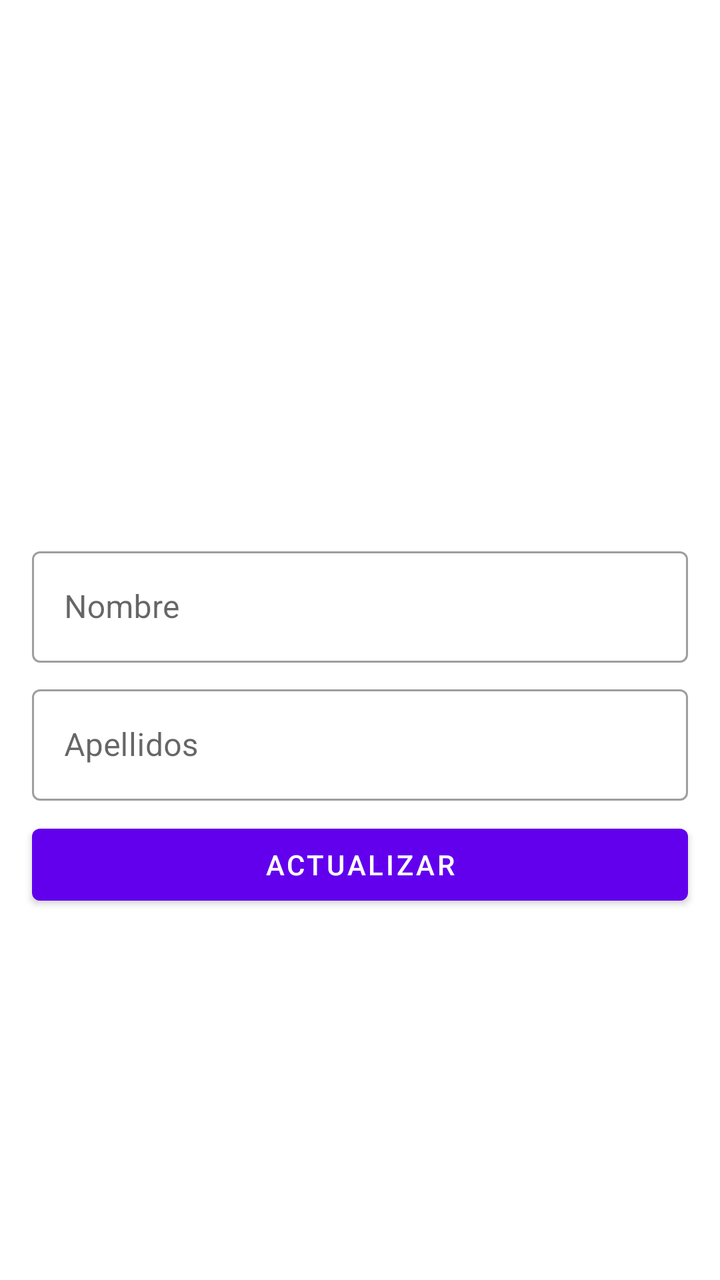
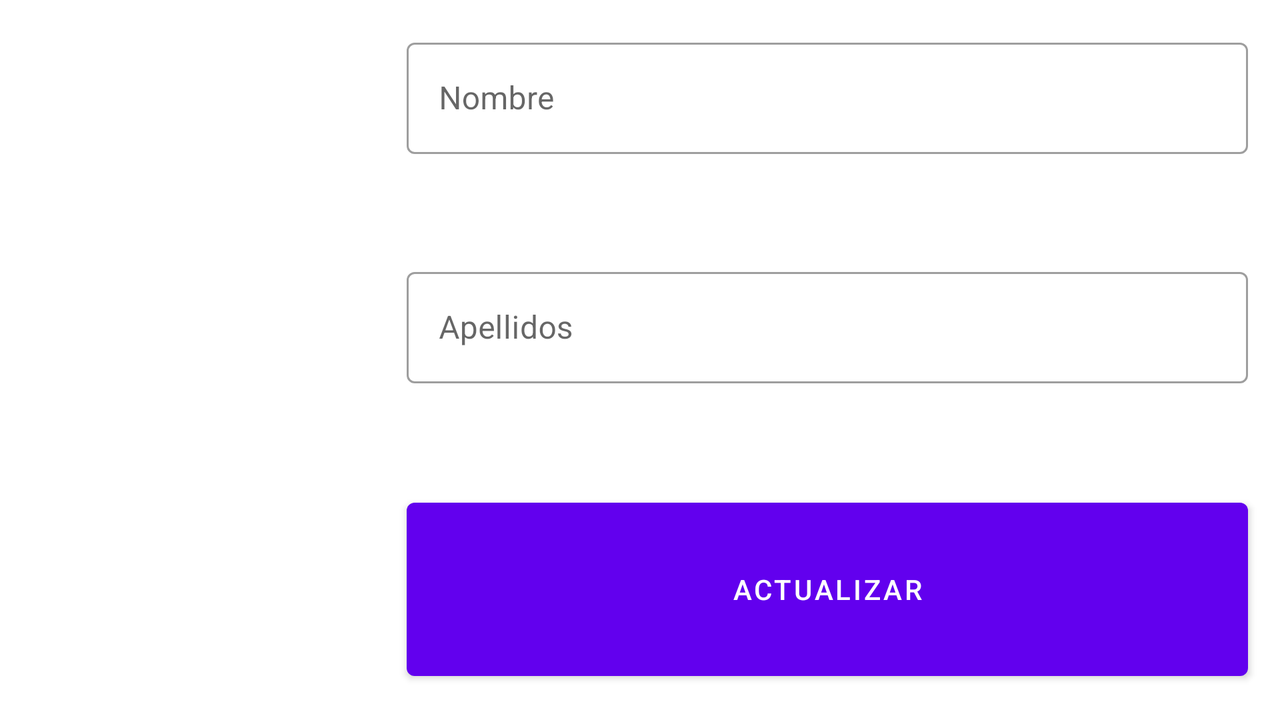

First picture: res/layout/ on a phone held upright. Second picture: the repository's own variant of that layout, on a device whose configuration matches the variant's folder. Source for both follows.
<!-- AndroidManifest.xml: application theme AppTheme -->
<!-- res/layout/content_edit_player.xml -->
<?xml version="1.0" encoding="utf-8"?>
<androidx.constraintlayout.widget.ConstraintLayout xmlns:android="http://schemas.android.com/apk/res/android"
    xmlns:app="http://schemas.android.com/apk/res-auto"
    xmlns:tools="http://schemas.android.com/tools"
    android:layout_width="match_parent"
    android:layout_height="match_parent"
    app:layout_behavior="@string/appbar_scrolling_view_behavior"
    tools:context=".view.EditPlayerActivity"
    tools:showIn="@layout/activity_edit_player">

    <androidx.constraintlayout.widget.ConstraintLayout
        android:id="@+id/clLoading"
        android:layout_width="0dp"
        android:layout_height="wrap_content"
        android:layout_margin="@dimen/defaultMargin"
        app:layout_constraintBottom_toBottomOf="parent"
        app:layout_constraintEnd_toEndOf="parent"
        app:layout_constraintStart_toStartOf="parent"
        android:visibility="invisible"
        app:layout_constraintTop_toTopOf="parent"
        app:layout_constraintWidth_default="wrap">

        <TextView
            android:id="@+id/tvLoading"
            style="@style/BigTitle"
            android:layout_width="wrap_content"
            android:layout_height="wrap_content"
            android:layout_marginBottom="@dimen/defaultMargin"
            android:text="@string/toastUpdating"
            app:layout_constraintEnd_toEndOf="parent"
            app:layout_constraintStart_toStartOf="parent"
            app:layout_constraintTop_toTopOf="parent"
            app:layout_constraintBottom_toTopOf="@id/loading_spinner"
            />

        <ProgressBar
            android:id="@+id/loading_spinner"
            android:layout_width="wrap_content"
            android:layout_height="wrap_content"
            android:layout_gravity="center"
            android:indeterminateTint="@color/colorPrimary"
            android:indeterminateTintMode="src_atop"
            app:layout_constraintBottom_toBottomOf="parent"
            app:layout_constraintEnd_toEndOf="parent"
            app:layout_constraintStart_toStartOf="parent"
            app:layout_constraintTop_toBottomOf="@id/tvLoading" />

    </androidx.constraintlayout.widget.ConstraintLayout>

    <androidx.constraintlayout.widget.ConstraintLayout
        android:id="@+id/clForm"
        android:layout_width="0dp"
        android:layout_height="wrap_content"
        android:layout_marginStart="@dimen/defaultMargin"
        android:layout_marginLeft="@dimen/defaultMargin"
        android:layout_marginTop="@dimen/defaultMargin"
        android:layout_marginEnd="@dimen/defaultMargin"
        android:layout_marginRight="@dimen/defaultMargin"
        android:layout_marginBottom="@dimen/defaultMargin"
        app:layout_constraintBottom_toBottomOf="parent"
        app:layout_constraintEnd_toEndOf="parent"
        app:layout_constraintStart_toStartOf="parent"
        app:layout_constraintTop_toTopOf="parent">

        <androidx.constraintlayout.widget.Guideline
            android:id="@+id/guidelineIvPlayer"
            android:layout_width="0dp"
            android:layout_height="wrap_content"
            android:orientation="horizontal"
            app:layout_constraintGuide_percent="0.3" />

        <ImageView
            android:id="@+id/ivPlayer"
            android:layout_width="0dp"
            android:layout_height="0dp"
            android:layout_margin="@dimen/defaultMargin"
            android:clickable="true"
            android:cropToPadding="false"
            android:focusable="true"
            android:scaleType="centerInside"
            app:layout_constraintBottom_toTopOf="@id/guidelineIvPlayer"
            app:layout_constraintEnd_toEndOf="parent"
            app:layout_constraintStart_toStartOf="parent"
            app:layout_constraintTop_toTopOf="parent"
            app:srcCompat="@drawable/ic_player_default" />

        <com.google.android.material.textfield.TextInputLayout
            android:id="@+id/tilFirstname"
            style="@style/Widget.MaterialComponents.TextInputLayout.OutlinedBox"
            android:layout_width="0dp"
            android:layout_height="wrap_content"
            android:layout_margin="@dimen/defaultMargin"
            android:hint="@string/tilFirstname"
            app:layout_constraintBottom_toTopOf="@+id/tilLastname"
            app:layout_constraintEnd_toEndOf="parent"
            app:layout_constraintHorizontal_bias="0.5"
            app:layout_constraintStart_toStartOf="parent"
            app:layout_constraintTop_toBottomOf="@id/guidelineIvPlayer">

            <com.google.android.material.textfield.TextInputEditText
                android:id="@+id/tietFirstname"
                android:layout_width="match_parent"
                android:layout_height="wrap_content"
                android:maxLines="1" />

        </com.google.android.material.textfield.TextInputLayout>

        <com.google.android.material.textfield.TextInputLayout
            android:id="@+id/tilLastname"
            style="@style/Widget.MaterialComponents.TextInputLayout.OutlinedBox"
            android:layout_width="match_parent"
            android:layout_height="wrap_content"
            android:layout_margin="@dimen/defaultMargin"
            android:hint="@string/tilLastname"
            app:layout_constraintEnd_toEndOf="parent"
            app:layout_constraintStart_toStartOf="parent"
            app:layout_constraintTop_toBottomOf="@+id/tilFirstname">

            <com.google.android.material.textfield.TextInputEditText
                android:id="@+id/tietLastname"
                android:layout_width="match_parent"
                android:layout_height="wrap_content"
                android:maxLines="1" />

        </com.google.android.material.textfield.TextInputLayout>

        <Button
            android:id="@+id/btUpdate"
            android:layout_width="0dp"
            android:layout_height="wrap_content"
            android:layout_margin="@dimen/defaultMargin"
            android:text="@string/btUpdate"
            app:layout_constraintBottom_toBottomOf="parent"
            app:layout_constraintEnd_toEndOf="parent"
            app:layout_constraintStart_toStartOf="parent"
            app:layout_constraintTop_toBottomOf="@id/tilLastname"
            app:layout_constraintVertical_bias="0.0" />

    </androidx.constraintlayout.widget.ConstraintLayout>

</androidx.constraintlayout.widget.ConstraintLayout>
<!-- res/layout/activity_edit_player.xml (included above) -->
<?xml version="1.0" encoding="utf-8"?>
<androidx.coordinatorlayout.widget.CoordinatorLayout xmlns:android="http://schemas.android.com/apk/res/android"
    xmlns:app="http://schemas.android.com/apk/res-auto"
    xmlns:tools="http://schemas.android.com/tools"
    android:layout_width="match_parent"
    android:layout_height="match_parent"
    tools:context=".view.EditPlayerActivity">

    <com.google.android.material.appbar.AppBarLayout
        android:layout_width="match_parent"
        android:layout_height="wrap_content"
        android:theme="@style/AppTheme.AppBarOverlay">

        <androidx.appcompat.widget.Toolbar
            android:id="@+id/toolbar"
            android:layout_width="match_parent"
            android:layout_height="?attr/actionBarSize"
            android:background="?attr/colorPrimary"
            app:popupTheme="@style/AppTheme.PopupOverlay" />

    </com.google.android.material.appbar.AppBarLayout>

    <include layout="@layout/content_edit_player" />

</androidx.coordinatorlayout.widget.CoordinatorLayout>
<!-- resources referenced by this layout -->
<resources>
  <dimen name="defaultMargin">8dp</dimen>
  <string name="btUpdate">Actualizar</string>
  <string name="tilFirstname">Nombre</string>
  <string name="tilLastname">Apellidos</string>
  <string name="toastUpdating">Actualizando</string>
  <style name="AppTheme.AppBarOverlay" parent="ThemeOverlay.AppCompat.Dark.ActionBar" />
  <style name="AppTheme.PopupOverlay" parent="ThemeOverlay.AppCompat.Light" />
  <style name="BigTitle" parent="Widget.AppCompat.TextView">
          <item name="android:textSize">24sp</item>
          <item name="android:textColor">@android:color/black</item>
          <item name="android:textStyle">bold</item>
      </style>
  <style name="AppTheme" parent="Theme.MaterialComponents.Light.NoActionBar">
          
          <item name="colorPrimary">@color/colorPrimary</item>
          <item name="colorPrimaryDark">@color/colorPrimaryDark</item>
      </style>
</resources>
<!-- res/layout-land/content_edit_player.xml (the repository's variant of the layout above) -->
<!-- drawn on the phone turned sideways -->
<?xml version="1.0" encoding="utf-8"?>
<androidx.constraintlayout.widget.ConstraintLayout xmlns:android="http://schemas.android.com/apk/res/android"
    xmlns:app="http://schemas.android.com/apk/res-auto"
    xmlns:tools="http://schemas.android.com/tools"
    android:layout_width="match_parent"
    android:layout_height="match_parent"
    android:layout_margin="@dimen/defaultMargin"
    app:layout_behavior="@string/appbar_scrolling_view_behavior"
    tools:context=".view.EditPlayerActivity"
    tools:showIn="@layout/activity_edit_player">

    <androidx.constraintlayout.widget.ConstraintLayout
        android:id="@+id/clLoading"
        android:layout_width="0dp"
        android:layout_height="wrap_content"
        android:layout_margin="@dimen/defaultMargin"
        app:layout_constraintBottom_toBottomOf="parent"
        app:layout_constraintEnd_toEndOf="parent"
        app:layout_constraintStart_toStartOf="parent"
        android:visibility="invisible"
        app:layout_constraintTop_toTopOf="parent"
        app:layout_constraintWidth_default="wrap">

        <TextView
            android:id="@+id/tvLoading"
            style="@style/BigTitle"
            android:layout_width="wrap_content"
            android:layout_height="wrap_content"
            android:layout_marginBottom="@dimen/defaultMargin"
            android:text="@string/toastUpdating"
            app:layout_constraintEnd_toEndOf="parent"
            app:layout_constraintStart_toStartOf="parent"
            app:layout_constraintTop_toTopOf="parent"
            app:layout_constraintBottom_toTopOf="@id/loading_spinner"
            />

        <ProgressBar
            android:id="@+id/loading_spinner"
            android:layout_width="wrap_content"
            android:layout_height="wrap_content"
            android:layout_gravity="center"
            android:indeterminateTint="@color/colorPrimary"
            android:indeterminateTintMode="src_atop"
            app:layout_constraintBottom_toBottomOf="parent"
            app:layout_constraintEnd_toEndOf="parent"
            app:layout_constraintStart_toStartOf="parent"
            app:layout_constraintTop_toBottomOf="@id/tvLoading" />

    </androidx.constraintlayout.widget.ConstraintLayout>

    <androidx.constraintlayout.widget.ConstraintLayout
        android:id="@+id/clForm"
        android:layout_width="match_parent"
        android:layout_height="match_parent"
        app:layout_constraintBottom_toBottomOf="parent"
        app:layout_constraintEnd_toEndOf="parent"
        app:layout_constraintStart_toStartOf="parent"
        app:layout_constraintTop_toTopOf="parent">

        <androidx.constraintlayout.widget.Guideline
            android:id="@+id/guidelineIvPlayer"
            android:layout_width="wrap_content"
            android:layout_height="wrap_content"
            android:orientation="vertical"
            app:layout_constraintGuide_percent="0.3" />

        <ImageView
            android:id="@+id/ivPlayer"
            android:layout_width="0dp"
            android:layout_height="0dp"
            android:layout_margin="@dimen/defaultMargin"
            android:clickable="true"
            android:cropToPadding="false"
            android:focusable="true"
            android:scaleType="centerInside"
            app:layout_constraintBottom_toBottomOf="parent"
            app:layout_constraintEnd_toStartOf="@id/guidelineIvPlayer"
            app:layout_constraintStart_toStartOf="parent"
            app:layout_constraintTop_toTopOf="parent"
            app:srcCompat="@drawable/ic_player_default" />

        <com.google.android.material.textfield.TextInputLayout
            android:id="@+id/tilFirstname"
            style="@style/Widget.MaterialComponents.TextInputLayout.OutlinedBox"
            android:layout_width="0dp"
            android:layout_height="0dp"
            android:layout_margin="@dimen/defaultMargin"
            android:hint="@string/tilFirstname"
            app:layout_constraintBottom_toTopOf="@id/tilLastname"
            app:layout_constraintEnd_toEndOf="parent"
            app:layout_constraintStart_toEndOf="@id/guidelineIvPlayer"
            app:layout_constraintTop_toTopOf="parent">

            <com.google.android.material.textfield.TextInputEditText
                android:id="@+id/tietFirstname"
                android:layout_width="match_parent"
                android:layout_height="wrap_content"
                android:maxLines="1" />

        </com.google.android.material.textfield.TextInputLayout>

        <com.google.android.material.textfield.TextInputLayout
            android:id="@+id/tilLastname"
            style="@style/Widget.MaterialComponents.TextInputLayout.OutlinedBox"
            android:layout_width="0dp"
            android:layout_height="0dp"
            android:layout_margin="@dimen/defaultMargin"
            android:hint="@string/tilLastname"
            app:layout_constraintBottom_toTopOf="@id/btUpdate"
            app:layout_constraintEnd_toEndOf="parent"
            app:layout_constraintStart_toEndOf="@id/guidelineIvPlayer"
            app:layout_constraintTop_toBottomOf="@id/tilFirstname">

            <com.google.android.material.textfield.TextInputEditText
                android:id="@+id/tietLastname"
                android:layout_width="match_parent"
                android:layout_height="wrap_content"
                android:maxLines="1" />

        </com.google.android.material.textfield.TextInputLayout>

        <Button
            android:id="@+id/btUpdate"
            android:layout_width="0dp"
            android:layout_height="0dp"
            android:layout_margin="@dimen/defaultMargin"
            android:text="@string/btUpdate"
            app:layout_constraintBottom_toBottomOf="parent"
            app:layout_constraintEnd_toEndOf="parent"
            app:layout_constraintStart_toEndOf="@id/guidelineIvPlayer"
            app:layout_constraintTop_toBottomOf="@id/tilLastname" />
    </androidx.constraintlayout.widget.ConstraintLayout>
</androidx.constraintlayout.widget.ConstraintLayout>
<!-- res/layout/content_edit_player.xml (included above) -->
<?xml version="1.0" encoding="utf-8"?>
<androidx.constraintlayout.widget.ConstraintLayout xmlns:android="http://schemas.android.com/apk/res/android"
    xmlns:app="http://schemas.android.com/apk/res-auto"
    xmlns:tools="http://schemas.android.com/tools"
    android:layout_width="match_parent"
    android:layout_height="match_parent"
    app:layout_behavior="@string/appbar_scrolling_view_behavior"
    tools:context=".view.EditPlayerActivity"
    tools:showIn="@layout/activity_edit_player">

    <androidx.constraintlayout.widget.ConstraintLayout
        android:id="@+id/clLoading"
        android:layout_width="0dp"
        android:layout_height="wrap_content"
        android:layout_margin="@dimen/defaultMargin"
        app:layout_constraintBottom_toBottomOf="parent"
        app:layout_constraintEnd_toEndOf="parent"
        app:layout_constraintStart_toStartOf="parent"
        android:visibility="invisible"
        app:layout_constraintTop_toTopOf="parent"
        app:layout_constraintWidth_default="wrap">

        <TextView
            android:id="@+id/tvLoading"
            style="@style/BigTitle"
            android:layout_width="wrap_content"
            android:layout_height="wrap_content"
            android:layout_marginBottom="@dimen/defaultMargin"
            android:text="@string/toastUpdating"
            app:layout_constraintEnd_toEndOf="parent"
            app:layout_constraintStart_toStartOf="parent"
            app:layout_constraintTop_toTopOf="parent"
            app:layout_constraintBottom_toTopOf="@id/loading_spinner"
            />

        <ProgressBar
            android:id="@+id/loading_spinner"
            android:layout_width="wrap_content"
            android:layout_height="wrap_content"
            android:layout_gravity="center"
            android:indeterminateTint="@color/colorPrimary"
            android:indeterminateTintMode="src_atop"
            app:layout_constraintBottom_toBottomOf="parent"
            app:layout_constraintEnd_toEndOf="parent"
            app:layout_constraintStart_toStartOf="parent"
            app:layout_constraintTop_toBottomOf="@id/tvLoading" />

    </androidx.constraintlayout.widget.ConstraintLayout>

    <androidx.constraintlayout.widget.ConstraintLayout
        android:id="@+id/clForm"
        android:layout_width="0dp"
        android:layout_height="wrap_content"
        android:layout_marginStart="@dimen/defaultMargin"
        android:layout_marginLeft="@dimen/defaultMargin"
        android:layout_marginTop="@dimen/defaultMargin"
        android:layout_marginEnd="@dimen/defaultMargin"
        android:layout_marginRight="@dimen/defaultMargin"
        android:layout_marginBottom="@dimen/defaultMargin"
        app:layout_constraintBottom_toBottomOf="parent"
        app:layout_constraintEnd_toEndOf="parent"
        app:layout_constraintStart_toStartOf="parent"
        app:layout_constraintTop_toTopOf="parent">

        <androidx.constraintlayout.widget.Guideline
            android:id="@+id/guidelineIvPlayer"
            android:layout_width="0dp"
            android:layout_height="wrap_content"
            android:orientation="horizontal"
            app:layout_constraintGuide_percent="0.3" />

        <ImageView
            android:id="@+id/ivPlayer"
            android:layout_width="0dp"
            android:layout_height="0dp"
            android:layout_margin="@dimen/defaultMargin"
            android:clickable="true"
            android:cropToPadding="false"
            android:focusable="true"
            android:scaleType="centerInside"
            app:layout_constraintBottom_toTopOf="@id/guidelineIvPlayer"
            app:layout_constraintEnd_toEndOf="parent"
            app:layout_constraintStart_toStartOf="parent"
            app:layout_constraintTop_toTopOf="parent"
            app:srcCompat="@drawable/ic_player_default" />

        <com.google.android.material.textfield.TextInputLayout
            android:id="@+id/tilFirstname"
            style="@style/Widget.MaterialComponents.TextInputLayout.OutlinedBox"
            android:layout_width="0dp"
            android:layout_height="wrap_content"
            android:layout_margin="@dimen/defaultMargin"
            android:hint="@string/tilFirstname"
            app:layout_constraintBottom_toTopOf="@+id/tilLastname"
            app:layout_constraintEnd_toEndOf="parent"
            app:layout_constraintHorizontal_bias="0.5"
            app:layout_constraintStart_toStartOf="parent"
            app:layout_constraintTop_toBottomOf="@id/guidelineIvPlayer">

            <com.google.android.material.textfield.TextInputEditText
                android:id="@+id/tietFirstname"
                android:layout_width="match_parent"
                android:layout_height="wrap_content"
                android:maxLines="1" />

        </com.google.android.material.textfield.TextInputLayout>

        <com.google.android.material.textfield.TextInputLayout
            android:id="@+id/tilLastname"
            style="@style/Widget.MaterialComponents.TextInputLayout.OutlinedBox"
            android:layout_width="match_parent"
            android:layout_height="wrap_content"
            android:layout_margin="@dimen/defaultMargin"
            android:hint="@string/tilLastname"
            app:layout_constraintEnd_toEndOf="parent"
            app:layout_constraintStart_toStartOf="parent"
            app:layout_constraintTop_toBottomOf="@+id/tilFirstname">

            <com.google.android.material.textfield.TextInputEditText
                android:id="@+id/tietLastname"
                android:layout_width="match_parent"
                android:layout_height="wrap_content"
                android:maxLines="1" />

        </com.google.android.material.textfield.TextInputLayout>

        <Button
            android:id="@+id/btUpdate"
            android:layout_width="0dp"
            android:layout_height="wrap_content"
            android:layout_margin="@dimen/defaultMargin"
            android:text="@string/btUpdate"
            app:layout_constraintBottom_toBottomOf="parent"
            app:layout_constraintEnd_toEndOf="parent"
            app:layout_constraintStart_toStartOf="parent"
            app:layout_constraintTop_toBottomOf="@id/tilLastname"
            app:layout_constraintVertical_bias="0.0" />

    </androidx.constraintlayout.widget.ConstraintLayout>

</androidx.constraintlayout.widget.ConstraintLayout>
